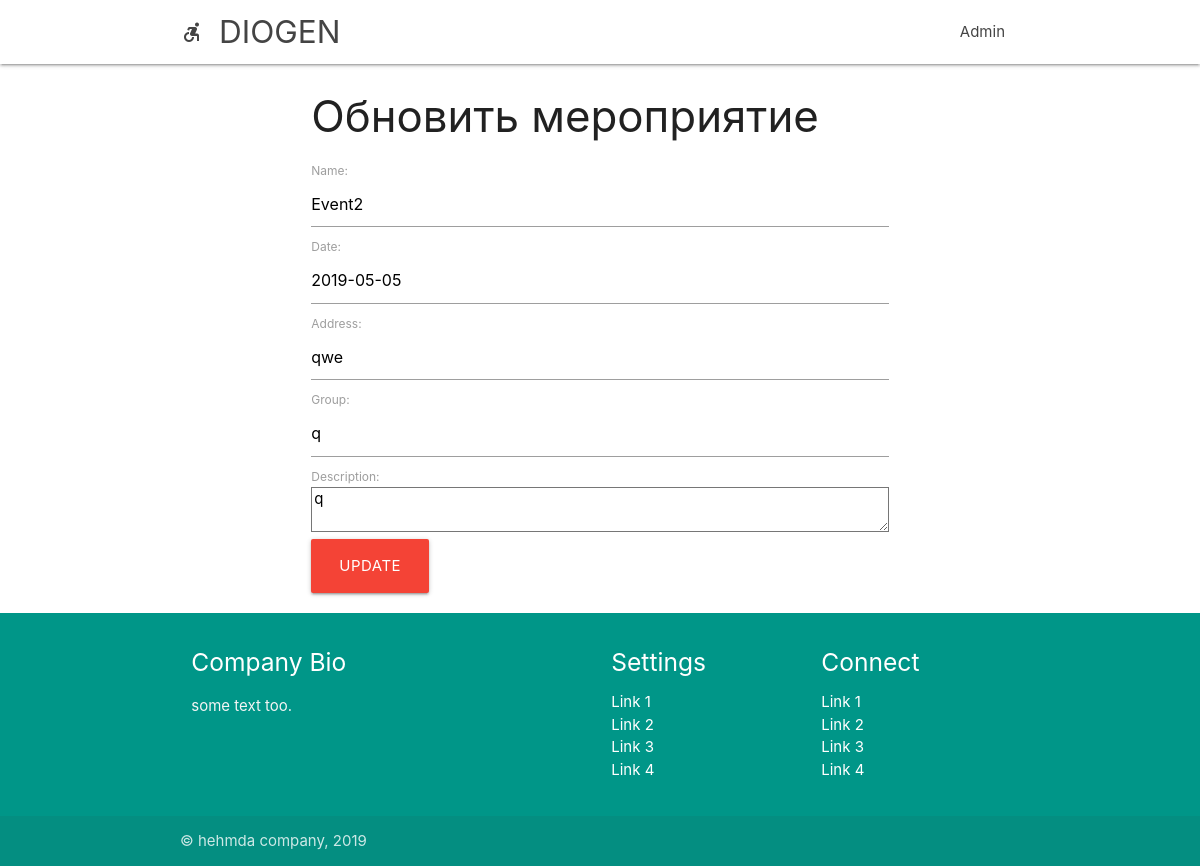
Page /myevents/11/ on the committed database.
### userApp/models.py (models this page shows, shortened)
class EventProfile(models.Model):
    name = models.CharField(max_length=100,default='', blank=False)
    address = models.CharField(max_length=100,default='', blank=False)
    date = models.CharField(max_length=100, default='', blank=False)
    group = models.CharField(max_length=100, default='', blank=False)
    description = models.TextField(default='',blank=True)
    company = models.ForeignKey(PersonProfile, on_delete=models.CASCADE, blank=False)

### userApp/views.py (the view, shortened to what this page needs)
# urls.py: path('myevents/<int:pk>/', views.EventUpdate.as_view(), name='EventUpdate'),
class EventUpdate(UpdateView):
    model = EventProfile
    fields = ['name','date','address','group','description']

### userApp/templates/userApp/eventprofile_form.html
{% extends "mainPage/wrapper.html" %}
{% load static %}
{% block page %}
    <div class="row">
    <div class="col s3 m3 l3">
    </div>
    <div class="col s6 m6 l6">
        <h3>Обновить мероприятие </h3>
        <form method="post">{% csrf_token %}
            {% for field in form %}
                {{field.label_tag}}
                <div>{{field}}</div>
            {% endfor %}
            <input type="submit" value="Update" class="btn-large red">
        </form>
    </div>
    <div class="col s3 m3 l3">
    </div>
    </div>
{% endblock %}

### rows in the picture
EventProfile: form "Event2" "2019-05-05" "qwe" "q" "q"

### other values in the picture
{{ field.label_tag }} "Name:" "Date:" "Address:" "Group:" "Description:"
